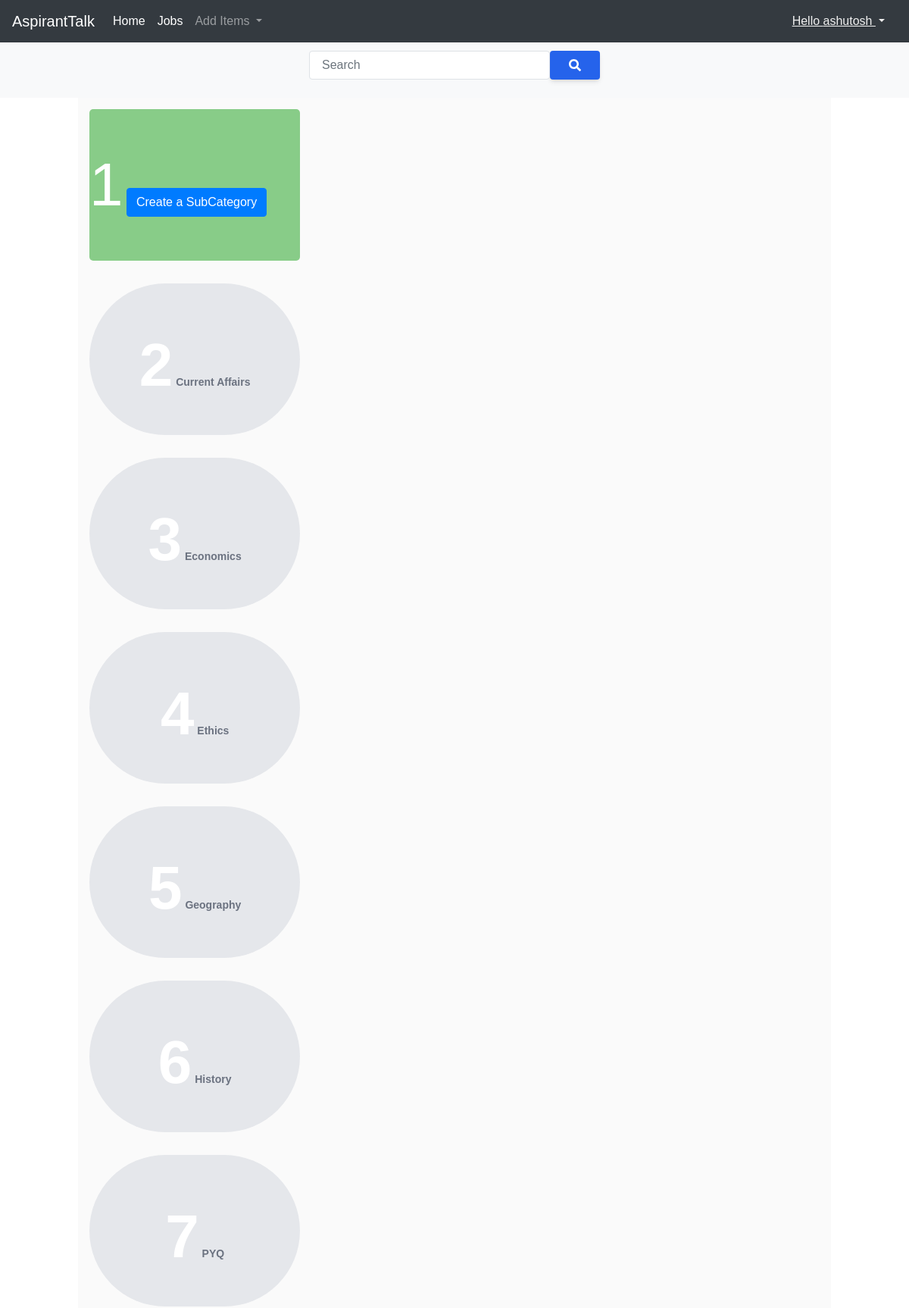
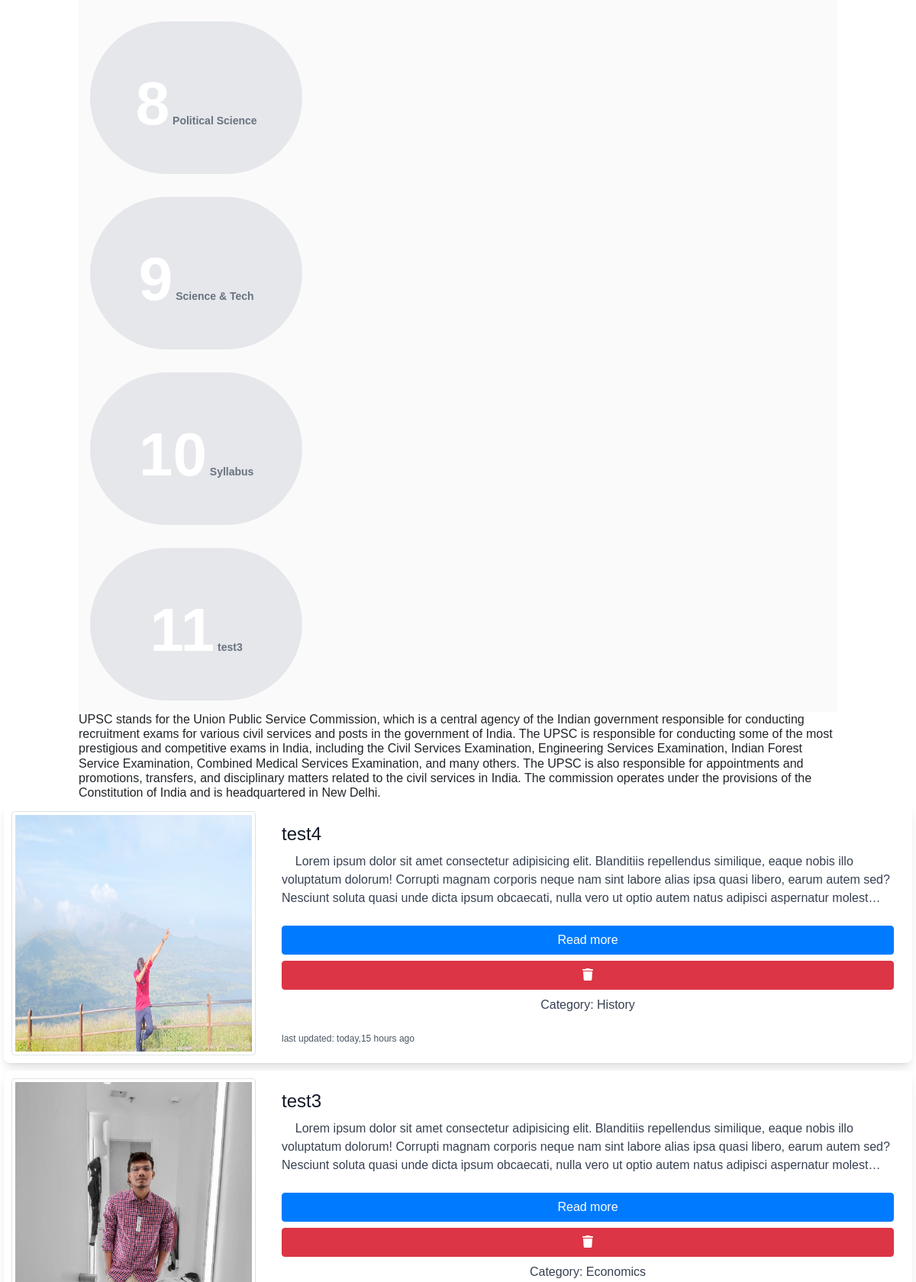
/Category/6 (signed in, upper part), run on the app's committed database (2 pictures, top to bottom).
### home/models.py (models this page shows, shortened)
class Sub_category(models.Model):
    category = models.ForeignKey(Category,on_delete=models.CASCADE)
    name = models.CharField(max_length=100)
    created_by = models.ForeignKey(User,on_delete=models.CASCADE)
    created_on = models.DateTimeField(auto_now=True)

class Category(models.Model):
    creator = models.ForeignKey(User,on_delete=models.CASCADE)
    name = models.CharField(max_length=20)
    Thumbnail = models.ImageField(upload_to="Cat_thumbnails", blank=True, null=True)
    description = models.TextField(blank=True,null=True)
    created_date = models.DateTimeField(auto_now=True)

class Blog(models.Model):
    author = models.ForeignKey(User,on_delete= models.CASCADE)
    slug = models.SlugField(unique=True,null=False,blank=False)
    title = models.CharField(max_length=200,blank=False,null=False)
    category = models.ForeignKey(Sub_category,on_delete=models.CASCADE)
    content = RichTextUploadingField()
    Thumbnail = models.ImageField(upload_to="Thumbnails", blank=True, null=True)
    upload_date = models.DateTimeField(auto_now_add=True)

### home/views.py (the view)
# urls.py: path("Category/<int:id>", views.sub_cats, name="subcat_search"),
def sub_cats(request,id):
        Sub_cat = Sub_category.objects.filter(category = id).order_by('name')
        cat = Category.objects.filter(id= id)
        posts = Blog.objects.filter(category__category= id).order_by('-upload_date')
        paginator = Paginator(posts, 7) # Show 25 contacts per page.
        page_number = request.GET.get('page')
        posts = paginator.get_page(page_number)
        desc = ''
        for i in cat:
            desc = i.description
        context = {
            'subcat': Sub_cat,
            'desc' : desc,
            'posts': posts,
            'page_id': int(id),
        }
        context['searched'] = 'null'
        return render(request,'Category.html',context)

### home/templates/Category.html (shortened to what this page needs)
{% extends 'base.html' %}
{% block head %}
<link rel='stylesheet' href='https://npmcdn.com/flickity@2/dist/flickity.css'><link rel="stylesheet" href="./style.css">
{% endblock head %}
{% block body %}
{% include 'search.html' %}
<div class ="container">
<div class="carousel">
    {% if user.is_superuser %}
    <div class="carousel-cell">
        <a href="/addSubCategory" class="btn btn-primary">Create a SubCategory</a>
    </div>
    {%endif%}
    {%for cat in subcat %}
        <form action="/Category_search/" method="GET">
            <button type="submit" class="carousel-cell px-4 py-2 rounded-full text-gray-500 bg-gray-200 font-semibold text-sm" >
            {{cat.name}}
            </button>
        </form>
        {%endfor%}
  </div>
</div>
<div class="container"><h5>
    {% if posts.number == 1 %}
    {{ desc | striptags }}
    {% endif %}
</h5></div>
{% include 'blogs.html' %}
{% endblock body %}
{% block script %}
<script src="https://cdn.tailwindcss.com?plugins=forms,typography,aspect-ratio,line-clamp"></script>
{% endblock script %}

### home/templates/navbar.html (shortened to what this page needs)
<nav class="navbar navbar-expand navbar-dark bg-dark">
    <a class="navbar-brand" href="/">AspirantTalk</a>
    <div class="navbar-collapse" id="navbarSupportedContent">
      <ul class="navbar-nav mr-auto">
        <li class="nav-item active">
          <a class="nav-link" href="/">Home </a>
        </li>
          <li class="nav-item active">
            <a class="nav-link" href="/">Jobs<span class="sr-only">(current)</span></a>
          </li>
        {% if user.is_authenticated %}
        <li class="nav-item dropdown">
          <a class="nav-link dropdown-toggle" href="#" id="navbarDropdown" role="button" data-toggle="dropdown" aria-haspopup="true" aria-expanded="false">
            Add Items
          </a>
        </li>
        {% endif %}
      </ul>
      {% if user.is_authenticated %}
      <li class="nav-link dropdown">
        <a class="nav-button dropdown-toggle" href="/" style="color: #efefef; text-decoration:revert;" id="navbarDropdown" role="button" data-toggle="dropdown" aria-haspopup="true" aria-expanded="false">
          Hello {{ request.user }}
        </a>
      </li>
      {% else %}
      <a class="nav-button" style="color: #efefef;" href="/login/">Login<span class="sr-only">(current)</span></a>
      {% endif %}
    </div>
  </nav>

### home/templates/blogs.html (shortened to what this page needs)
{% load humanize %}
<div class="main">
  <div class="grid-container">
  {% for post in posts %}
    <div class="grid-item">
      <div class="flex justify-center">
        <div class="flex flex-col md:flex-row md:max-w-auto rounded-lg bg-white shadow-lg">
          <img class="p-1 bg-white border rounded max-w-xs" src="{{post.Thumbnail.url}}" alt="" />
          <div class="p-6 flex flex-col justify-start">
            <h5 class="text-gray-900 text-2xl font-medium mb-2"> {{post.title }}</h5>
            <p class="text-gray-700 text-base mb-4">
            {{post.content | safe |striptags |truncatechars:340  }}
          </p>
          <a href="/blog/{{post.slug}}" class="btn btn-primary">Read more </a>
          {% if user.is_superuser %} <a href="/delete_blog_post/{{post.slug}}/" class="btn btn-danger my-2"><i class="fa fa-trash"></i></a>{% endif %}
          <p class="text-gray-700 text-base mb-4" style="text-align: center;">
            Category: {{post.category.name }}
          </p>
            <p class="text-gray-600 text-xs">last updated: {{post.upload_date | naturalday}},{{post.upload_date | naturaltime}}</p>
  </div>
        </div>
      </div>
    </div>
    {%endfor%}
    </div>
    </div>

### home/templates/style.css (style rules this page uses)
* { box-sizing: border-box; }
body { font-family: sans-serif; }
.carousel { background: #FAFAFA; }
.carousel-cell { width: 28%; height: 200px; margin-right: 10px; background: #8C8; border-radius: 5px; counter-increment: carousel-cell; }
.carousel-cell:before { display: block; text-align: center; content: counter(carousel-cell); line-height: 200px; font-size: 80px; color: white; }

### home/templates/Category.html (style rules this page uses)
img { margin: 10px; margin-left: 10px; }
.grid-container { display: grid; grid-template-columns: auto; }
.grid-item { background-color: inherit; padding: 5px; font-size: 30px; }

### data on the page
Sub_category: name "Current Affairs"
Sub_category: name "Economics"
Sub_category: name "Ethics"
Sub_category: name "Geography"
Sub_category: name "History"
Sub_category: name "PYQ"
Sub_category: name "Political Science"
Sub_category: name "Science & Tech"
Sub_category: name "Syllabus"
Sub_category: name "test3"
Category: description "UPSC stands for the Union Public Service Commission, which is a central agency of the Indian government responsible for conducting recruitment exams for various civil services and posts in the government of India. The UPSC is responsible for conducting some of the most prestigious and competitive exams in India, including the Civil Services Examination, Engineering Services Examination, Indian Forest Service Examination, Combined Medical Services Examination, and many others. The UPSC is also responsible for appointments and promotions, transfers, and disciplinary matters related to the civil services in India. The commission operates under the provisions of the Constitution of India and is…"
Blog: Thumbnail (picture), title "test4", content "Lorem ipsum dolor sit amet consectetur adipisicing elit. Blanditiis repellendus similique, eaque nobis illo voluptatum dolorum! Corrupti magnam corporis neque nam sint labore alias ipsa quasi libero, earum autem sed? Nesciunt soluta quasi unde dicta ipsum obcaecati, nulla vero ut optio autem natus adipisci aspernatur molest…", category.name "History", upload_date "today", upload_date "15 hours ago"
Blog: Thumbnail (picture), title "test3", content "Lorem ipsum dolor sit amet consectetur adipisicing elit. Blanditiis repellendus similique, eaque nobis illo voluptatum dolorum! Corrupti magnam corporis neque nam sint labore alias ipsa quasi libero, earum autem sed? Nesciunt soluta quasi unde dicta ipsum obcaecati, nulla vero ut optio autem natus adipisci aspernatur molest…", category.name "Economics"

### other printed values
{{ request.user }} "ashutosh"
